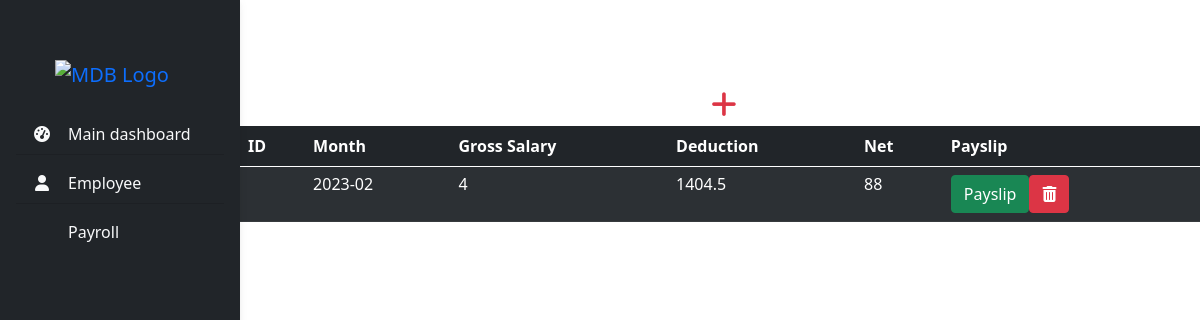
Page /payslips.php (signed in) on the committed database.
### tables this page shows
CREATE TABLE `deduction` (
  `s.no` int(11) NOT NULL,
  `id` varchar(20) NOT NULL,
  `month` varchar(30) NOT NULL,
  `salary` varchar(30) NOT NULL,
  `basic` varchar(30) NOT NULL,
  `da` varchar(30) NOT NULL,
  `hra` varchar(30) NOT NULL,
  `pf` varchar(30) NOT NULL,
  `sa` varchar(30) NOT NULL,
  `epfe` varchar(30) NOT NULL,
  `epfr` varchar(30) NOT NULL,
  `esic` varchar(30) NOT NULL,
  `tds` varchar(30) NOT NULL,
  `hi` varchar(30) NOT NULL,
  `gs` varchar(30) NOT NULL,
  `td` varchar(30) NOT NULL,
  `twd` varchar(10) NOT NULL,
  `pd` varchar(10) NOT NULL,
  `na` varchar(30) NOT NULL
);

### payslips.php (the view, shortened to what this page needs)
<?php
require "conn.php";
?>
<!DOCTYPE html>
<html lang="en">
<head>
    <link rel="stylesheet" href="./css/bootstrap.min.css">
    <link rel="stylesheet" href="./css/mm.css">
    <link rel="stylesheet" href="https://cdnjs.cloudflare.com/ajax/libs/font-awesome/4.7.0/css/font-awesome.min.css">
    <link href="https://cdn.jsdelivr.net/npm/bootstrap@5.0.2/dist/css/bootstrap.min.css" rel="stylesheet">
</head>
<body>
<header>
  <nav id="sidebarMenu" class="collapse d-lg-block sidebar collapse bg-dark">
  <center><a class="navbar-brand" href="#">
        <img src="https://xyma.org.in/utmaps/customer/Logo_Xyma.png" width="50%" alt="MDB Logo"
          loading="lazy" />
      </a></center>
    <div class="position-sticky">
      <div class="list-group list-group-flush mx-3 mt-4">
        <a href="index.php" class="list-group-item list-group-item-action py-2 ripple bg-dark text-light mb-2" aria-current="true">
          <i class="fas fa-tachometer-alt fa-fw me-3"></i><span>Main dashboard</span>
        </a>
        <a href="index.php" class="list-group-item list-group-item-action py-2 ripple bg-dark text-light mb-2"><i
            class="fas fa-user fa-fw me-3"></i><span>Employee</span></a>
        <a href="payroll.php" class="list-group-item list-group-item-action py-2 ripple bg-dark text-light"><span>Payroll</span></a>
      </div>
    </div>
  </nav>
<main style="margin-top: 58px;">
  <div class="container pt-4">
                                <center>
                                    <div class="icon">
                                        <a href="" class="small-box-footer ms-2 text-danger s" style="text-decoration:none; font-size:29px;" data-bs-toggle="modal" data-bs-target="#exampleModalCenter1"><i class='fa fa-plus'></i></a>
                                    </div>
                                </center>
         </div>
  <div class="table-responsive">
            <table class="table table-striped table-dark text-white table-hover">
                <thead>
                    <tr>
                        <th colspan="2">ID</th>
                        <th>Month</th>
                        <th>Gross Salary</th>
                        <th>Deduction</th>
                        <th>Net</th>
                        <th colspan="2">Payslip</th>
                    </tr>
                </thead>
                <tbody>
                <?php
                $id = $_GET['id'];
                $sql = "SELECT * FROM deduction WHERE id='".$id."'";
                $result = mysqli_query($conn, $sql);
                while($row = mysqli_fetch_array($result))
                {
                ?>
                    <tr>
                        <td colspan="2">
                        </td>
                        <td>
                            <h6><?php echo $row['month']; ?></h6>
                        </td>
                        <td>
                            <h6><?php echo $row['gs']; ?></h6></td>
                        <td>
                            <h6><?php echo $row['td']; ?></h6>
                        </td>
                        <td><h6><?php echo $row['na']; ?></h6></td>
                        <td colspan="2"><a href="payslip.php?id=<?php echo $row['id']; ?>&date=<?php echo $row['month']; ?>" class="btn btn-success">Payslip
                        <a href="deletee.php?id=<?php echo $row['id']; ?>&date=<?php echo $row['month']; ?>" class="btn btn-danger"><i class='fa fa-trash'></i>
                    </td>
                    </tr>
                    <?php } ?>
                </tbody>
            </table>
        </div>
</main>
</body>
</html>

### css/mm.css (style rules this page uses)
body { background-color: #fbfbfb; }
@media (min-width: 991.98px) { main { padding-left: 240px; } }
.sidebar { position: fixed; top: 0; bottom: 0; left: 0; padding: 58px 0 0; box-shadow: 0 2px 5px 0 rgb(0 0 0 / 5%), 0 2px 10px 0 rgb(0 0 0 / 5%); width: 240px; z-index: 600; background:blue; }

### rows in the picture
deduction: month "2023-02", gs "4", td "1404.5", na "88"
